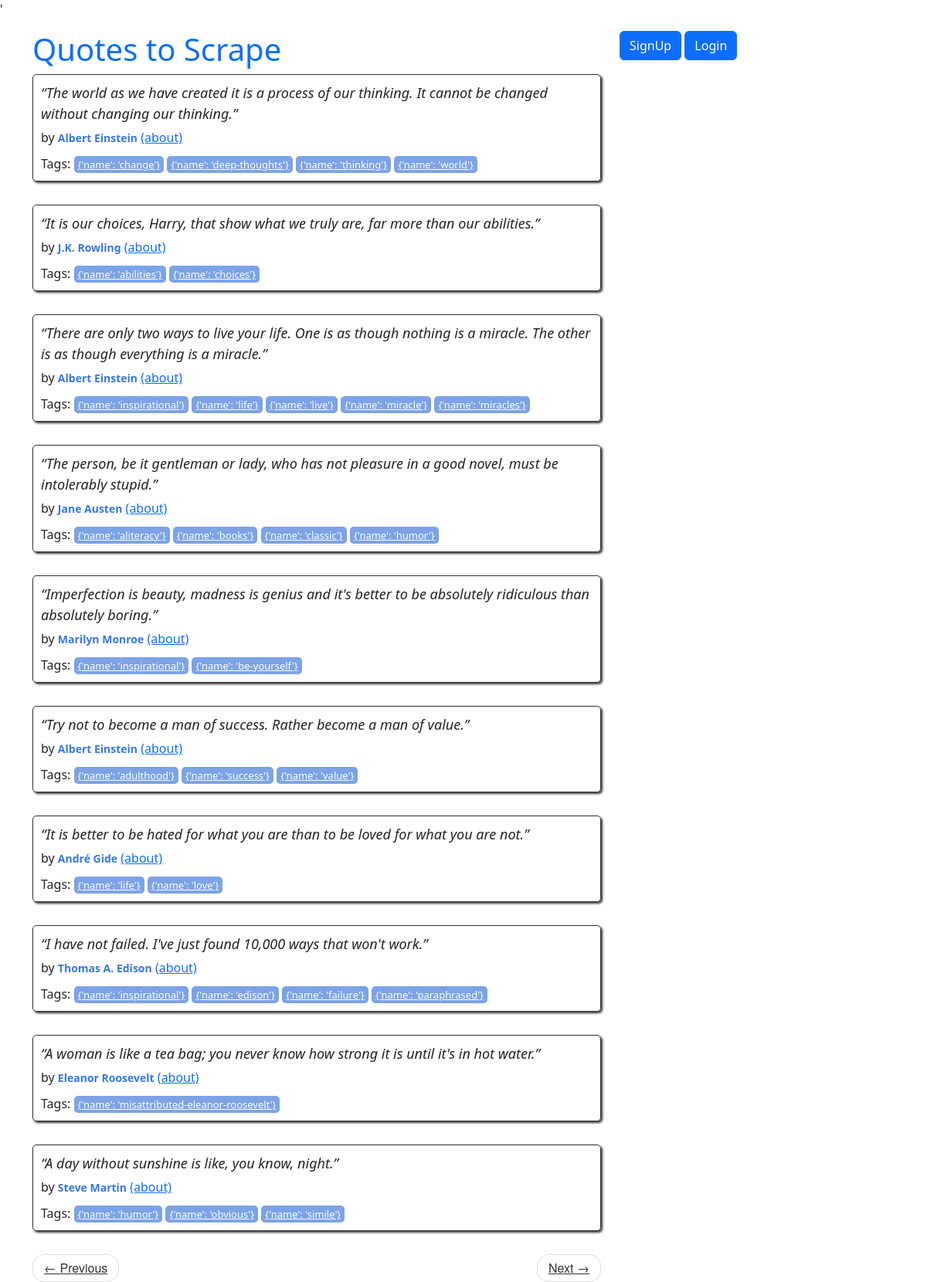
The page / on the database its author committed.
### quotes/models.py (models this page shows)
class Quote(models.Model):
    quote = models.TextField()
    tags = models.ManyToManyField(Tag)
    author = models.ForeignKey(Author, on_delete=models.CASCADE, default=None,null=True)
    created = models.DateTimeField(auto_now_add=True)

class Author(models.Model):
    fullname = models.CharField(max_length=100)
    born_date = models.CharField(max_length=50)
    born_location = models.CharField(max_length=150)
    description = models.TextField()
    created = models.DateTimeField(auto_now_add=True)

class Tag(models.Model):
    name = models.CharField(max_length=150, null=False, unique=True)

### quotes/views.py (the view)
# urls.py: path('', views.main,name="root"),
def main(request, page = 1):
    quotes = Quote.objects.all()
    per_page = 10
    paginator = Paginator(list(quotes),per_page)
    quotes_on_page = paginator.page(page)
    return render(request, 'quotes/index.html', context={'quotes': quotes_on_page})

### quotes/templatetags/extract.py (called while the page is built)
def get_author_fullname(author):
    try:
        author = Author.objects.get(pk=author.pk)
        if author:
            return author.fullname
        else:
            return ""
    except Author.DoesNotExist:
        return "Anonymous"

def get_author_id(author):
    try:
        author = Author.objects.get(pk=author.pk)
        if author:
            return author.pk
        else:
            return ""
    except Author.DoesNotExist:
        return "Anonymous"

### quotes/templates/quotes/index.html
{% extends 'quotes/base.html' %}
{% load extract %}
{% block content %}
<div class="row">
    <div class="col-md-8">
        {% for quote in quotes %}
        <div class="quote" itemscope itemtype="http://schema.org/CreativeWork">
            <span class="text" itemprop="text">{{quote.quote}}</span>
            <span>by <small class="author" itemprop="author">{{quote.author|author_name}}</small>
                <a href="author/{{quote.author|author_id}}">(about)</a>
            </span>
            <div class="tags">
                Tags:
                {% for tag in quote.tags.all %}
                <a class="tag" href="/tag/{{ tag.slug }}">{{ tag.name }}</a>
                {% endfor %}
            </div>
        </div>
        {% endfor %}
        <nav>
            <ul class="pager">
                <li class="previous">
                    <a
                        class="{%if not quotes.has_previous %} disabled {% endif %}"
                        href="{%if quotes.has_previous %} {% url 'quotes:root_paginate' quotes.previous_page_number%} {% else %} # {% endif %}">
                        <span aria-hidden="true">←</span>
                        Previous</a>
                </li>
                <li class="next">
                    <a class="{%if not quotes.has_next %} disabled {% endif %}"
                        href="{%if quotes.has_next %} {% url 'quotes:root_paginate' quotes.next_page_number%} {% else %} # {% endif %}">
                        Next <span aria-hidden="true">→</span></a>
                </li>
            </ul>
        </nav>
    </div>
    {% endblock %}

### quotes/templates/quotes/base.html (shortened to what this page needs)
<!DOCTYPE html>
<html lang="en">
    <head>
        <link
            href="https://cdn.jsdelivr.net/npm/bootstrap@5.3.2/dist/css/bootstrap.min.css"
            rel="stylesheet"
>'
        {% load static %}
        <link rel="stylesheet" href="{% static 'quotes/style.css' %}">
    </head>
    <body>
        <div class="container">
            <div class="row header-box pt-3">
                <div class="col-md-8">
                    <h1>
                        <a href="/" style="text-decoration: none">Quotes to
                            Scrape</a>
                    </h1>
                </div>
                <div class="col-md-4">
                    <p>
                        {% if user.is_authenticated %}
                        <a href="{% url 'quotes:new_quote' %}"
                            class="btn btn-primary">Add quote</a>
                        <a href="{% url 'quotes:new_author' %}"
                            class="btn btn-primary">Add author</a>
                        <a href="{% url 'users:profile' %}"
                            class="btn btn-primary">Profile</a>
                        <a href="{% url 'users:logout' %}"
                            class="btn btn-primary">Logout</a>
                        {% else %}
                        <a href="{% url 'users:signup' %}"
                            class="btn btn-primary">SignUp</a>
                        <a href="{% url 'users:login' %}"
                            class="btn btn-primary">Login</a>
                        {% endif %}
                    </p>
                </div>
            </div>
            {% block content %} {%endblock%}
        </body>
    </html>

### quotes/static/quotes/style.css (style rules this page uses)
.quote { padding: 10px; margin-bottom: 30px; border: 1px solid #333333; border-radius: 5px; box-shadow: 2px 2px 3px #333333; }
.quote span.text { display: block; margin-bottom: 5px; font-size: large; font-style: italic; }
.quote small.author { font-weight: bold; color: #3677E8; }
.quote .tags { margin-top: 10px; }
.tag { padding: 2px 5px; border-radius: 5px; color: white; font-size: small; background-color: #7CA3E6; }
.pager { font-family: "Raleway", "Helvetica Neue", Helvetica, Arial, sans-serif; }
.pager { padding-left: 0; margin: 22px 0; list-style: none; text-align: center; }
.pager li { display: inline; }
.pager .previous>a, .pager .previous>span { float: left; }
.pager .next>a, .pager .next>span { float: right; }
.pager li>a, .pager li>span { display: inline-block; padding: 5px 14px; background-color: #ffffff; border: 1px solid #dddddd; border-radius: 15px; }
.pager a { color: #333333; }
.disabled { color: #333333; cursor: not-allowed; }

### rows shown on the page
Quote: quote "“The world as we have created it is a process of our thinking. It cannot be changed without changing our thinking.”", author|author_name "Albert Einstein"
Tag: name "{'name': 'change'}"
Tag: name "{'name': 'deep-thoughts'}"
Tag: name "{'name': 'thinking'}"
Tag: name "{'name': 'world'}"
Quote: quote "“It is our choices, Harry, that show what we truly are, far more than our abilities.”", author|author_name "J.K. Rowling"
Tag: name "{'name': 'abilities'}"
Tag: name "{'name': 'choices'}"
Quote: quote "“There are only two ways to live your life. One is as though nothing is a miracle. The other is as though everything is a miracle.”", author|author_name "Albert Einstein"
Tag: name "{'name': 'inspirational'}"
Tag: name "{'name': 'life'}"
Tag: name "{'name': 'live'}"
Tag: name "{'name': 'miracle'}"
Tag: name "{'name': 'miracles'}"
Quote: quote "“The person, be it gentleman or lady, who has not pleasure in a good novel, must be intolerably stupid.”", author|author_name "Jane Austen"
Tag: name "{'name': 'aliteracy'}"
Tag: name "{'name': 'books'}"
Tag: name "{'name': 'classic'}"
Tag: name "{'name': 'humor'}"
Quote: quote "“Imperfection is beauty, madness is genius and it's better to be absolutely ridiculous than absolutely boring.”", author|author_name "Marilyn Monroe"
Tag: name "{'name': 'be-yourself'}"
Quote: quote "“Try not to become a man of success. Rather become a man of value.”", author|author_name "Albert Einstein"
Tag: name "{'name': 'adulthood'}"
Tag: name "{'name': 'success'}"
Tag: name "{'name': 'value'}"
Quote: quote "“It is better to be hated for what you are than to be loved for what you are not.”", author|author_name "André Gide"
Tag: name "{'name': 'love'}"
Quote: quote "“I have not failed. I've just found 10,000 ways that won't work.”", author|author_name "Thomas A. Edison"
Tag: name "{'name': 'edison'}"
Tag: name "{'name': 'failure'}"
Tag: name "{'name': 'paraphrased'}"
Quote: quote "“A woman is like a tea bag; you never know how strong it is until it's in hot water.”", author|author_name "Eleanor Roosevelt"
Tag: name "{'name': 'misattributed-eleanor-roosevelt'}"
Quote: quote "“A day without sunshine is like, you know, night.”", author|author_name "Steve Martin"
Tag: name "{'name': 'obvious'}"
Tag: name "{'name': 'simile'}"
